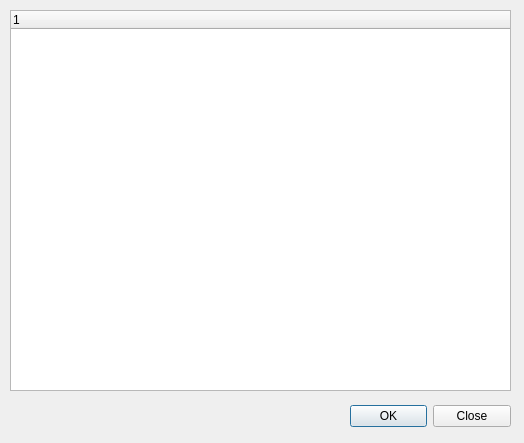
<?xml version="1.0" encoding="UTF-8"?>
<ui version="4.0">
 <class>DownloaderDlg</class>
 <widget class="QDialog" name="DownloaderDlg">
  <property name="geometry">
   <rect>
    <x>0</x>
    <y>0</y>
    <width>524</width>
    <height>443</height>
   </rect>
  </property>
  <property name="sizePolicy">
   <sizepolicy hsizetype="Fixed" vsizetype="Fixed">
    <horstretch>0</horstretch>
    <verstretch>0</verstretch>
   </sizepolicy>
  </property>
  <property name="windowTitle">
   <string>Dialog</string>
  </property>
  <widget class="QDialogButtonBox" name="downloads_buttonBox">
   <property name="geometry">
    <rect>
     <x>350</x>
     <y>400</y>
     <width>161</width>
     <height>32</height>
    </rect>
   </property>
   <property name="orientation">
    <enum>Qt::Horizontal</enum>
   </property>
   <property name="standardButtons">
    <set>QDialogButtonBox::Close|QDialogButtonBox::Ok</set>
   </property>
   <property name="centerButtons">
    <bool>false</bool>
   </property>
  </widget>
  <widget class="QTreeWidget" name="downloads_treeWidget">
   <property name="geometry">
    <rect>
     <x>10</x>
     <y>10</y>
     <width>501</width>
     <height>381</height>
    </rect>
   </property>
   <column>
    <property name="text">
     <string notr="true">1</string>
    </property>
   </column>
  </widget>
  <widget class="QLabel" name="statusLabel">
   <property name="geometry">
    <rect>
     <x>20</x>
     <y>400</y>
     <width>321</width>
     <height>31</height>
    </rect>
   </property>
   <property name="text">
    <string/>
   </property>
  </widget>
 </widget>
 <resources/>
 <connections>
  <connection>
   <sender>downloads_buttonBox</sender>
   <signal>accepted()</signal>
   <receiver>DownloaderDlg</receiver>
   <slot>accept()</slot>
   <hints>
    <hint type="sourcelabel">
     <x>248</x>
     <y>254</y>
    </hint>
    <hint type="destinationlabel">
     <x>157</x>
     <y>274</y>
    </hint>
   </hints>
  </connection>
  <connection>
   <sender>downloads_buttonBox</sender>
   <signal>rejected()</signal>
   <receiver>DownloaderDlg</receiver>
   <slot>reject()</slot>
   <hints>
    <hint type="sourcelabel">
     <x>316</x>
     <y>260</y>
    </hint>
    <hint type="destinationlabel">
     <x>286</x>
     <y>274</y>
    </hint>
   </hints>
  </connection>
 </connections>
</ui>
